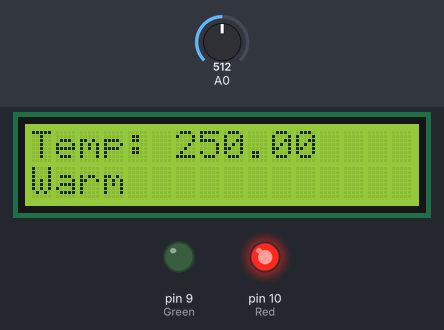
The sketch below on a simulated Arduino Uno, built with avr-gcc and run on an emulated ATmega328P. Shown: 16×2 character LCD, output pins drawn as LEDs (lit = HIGH). Inputs (shaded band) come from the test bench; at power-on: A0 = 512. What the sketch prints to the serial monitor is not drawn.

Above: at 1.2 s.
1.3 s: A0 set to 59
At 2.0 s:
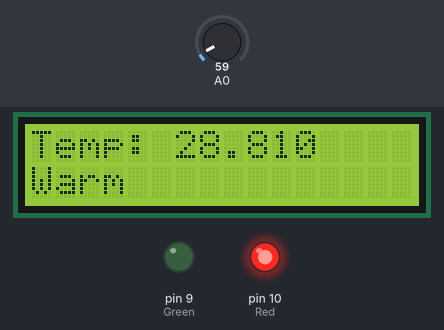
2.8 s: A0 set to 49
At 3.2 s:
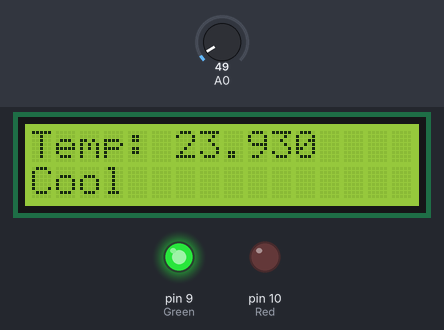
4.3 s: A0 set to 18
At 5.5 s:
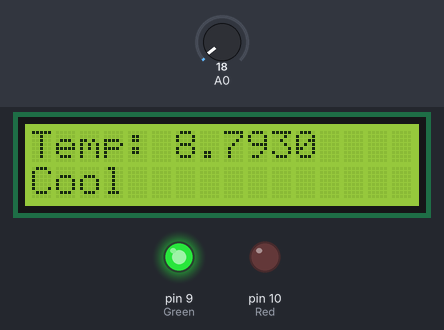
5.8 s: A0 set to 306
At 6.6 s:
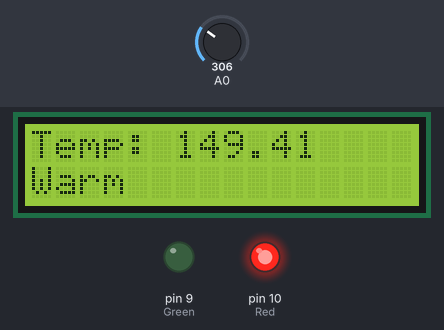
Timing chart, 0 to 8.3 s (numbered marks = the images above; inputs shaded):
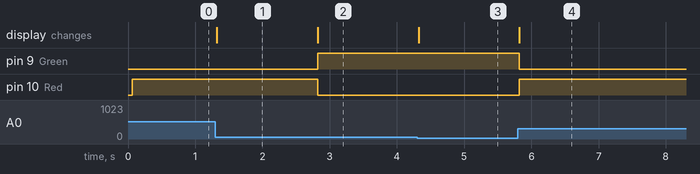

Measured:
- the behaviour switches between 56 and 55 on A0 (found by bisection; images 1 and 2)
- after the input at 1.3 s, the display: changes at once (image 1)
- after the input at 2.8 s, pin 9 (Green): LOW → HIGH at once; pin 10 (Red): HIGH → LOW at once; the display: changes at once (image 2)
- after the input at 4.3 s, the display: changes at once (image 3)
- after the input at 5.8 s, pin 9 (Green): HIGH → LOW at once; pin 10 (Red): LOW → HIGH at once; the display: changes at once (image 4)

The sketch:

print-temp-on-LCD.ino
```cpp
#include <LiquidCrystal.h>
const int rs = 12, en = 11, d4 = 5, d5 = 4, d6 = 3, d7 = 2;
int Red=10, Green=9;
LiquidCrystal lcd(rs, en, d4, d5, d6, d7);
void setup() {
  // put your setup code here, to run once:
  pinMode(Red,OUTPUT);
  pinMode(Green,OUTPUT);
  lcd.begin(16, 2);
  Serial.begin(9600);

}

void loop() {
  // put your main code here, to run repeatedly:
  float data = analogRead(A0);
  float Temp = data * 0.48828125;
  Serial.print("Temp: ");
  Serial.println(Temp);
  lcd.setCursor(0, 0);
  lcd.print("Temp: ");
  lcd.print(Temp);
  if(Temp > 28){
    lcd.setCursor(0,1);
    lcd.print("Warm");
    digitalWrite(Red, HIGH);
    digitalWrite(Green, LOW);
  }
   if(Temp <27){
    lcd.setCursor(0,1);
    lcd.print("Cool");
    digitalWrite(Green, HIGH);
    digitalWrite(Red, LOW);
  }
}
```
